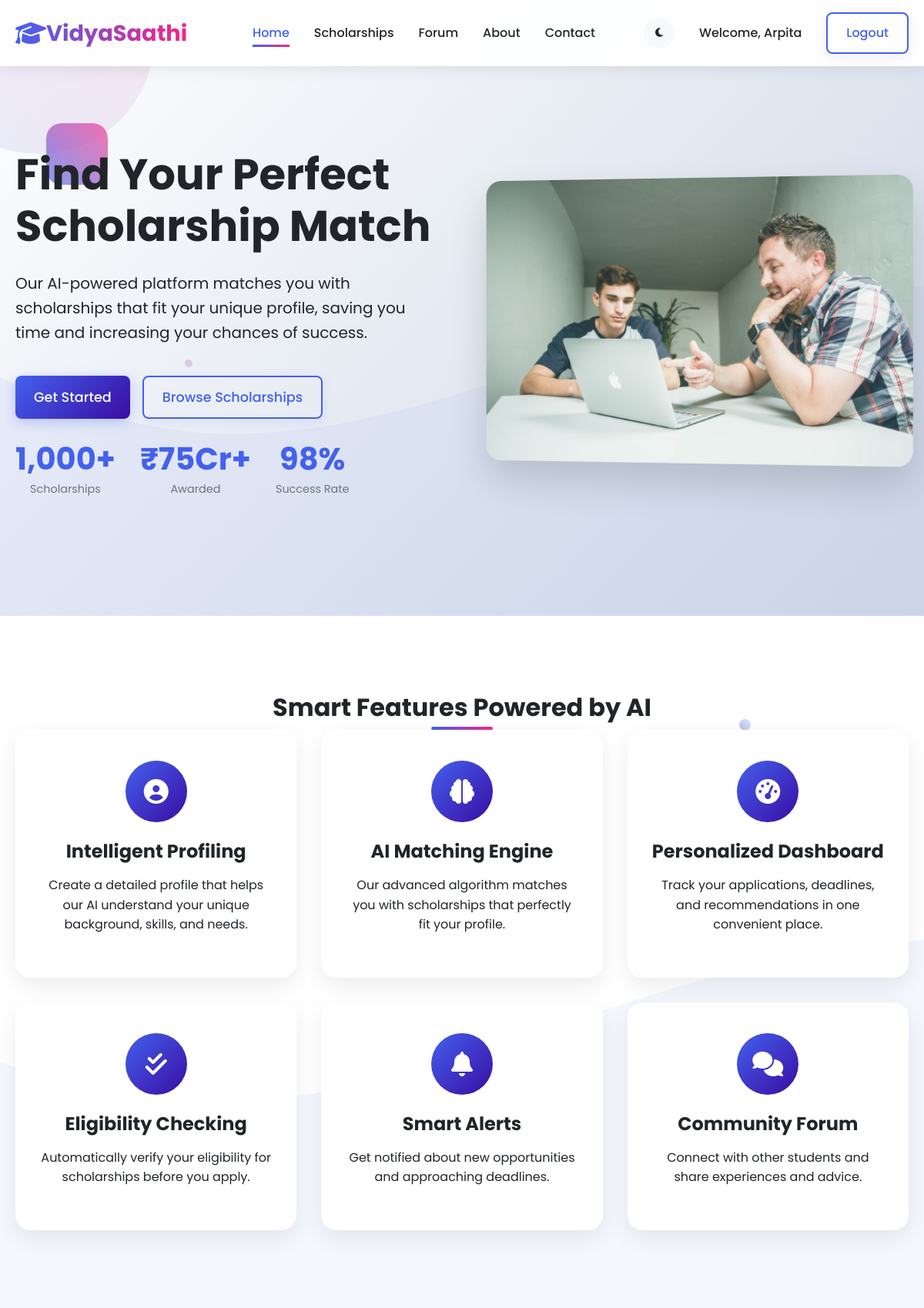
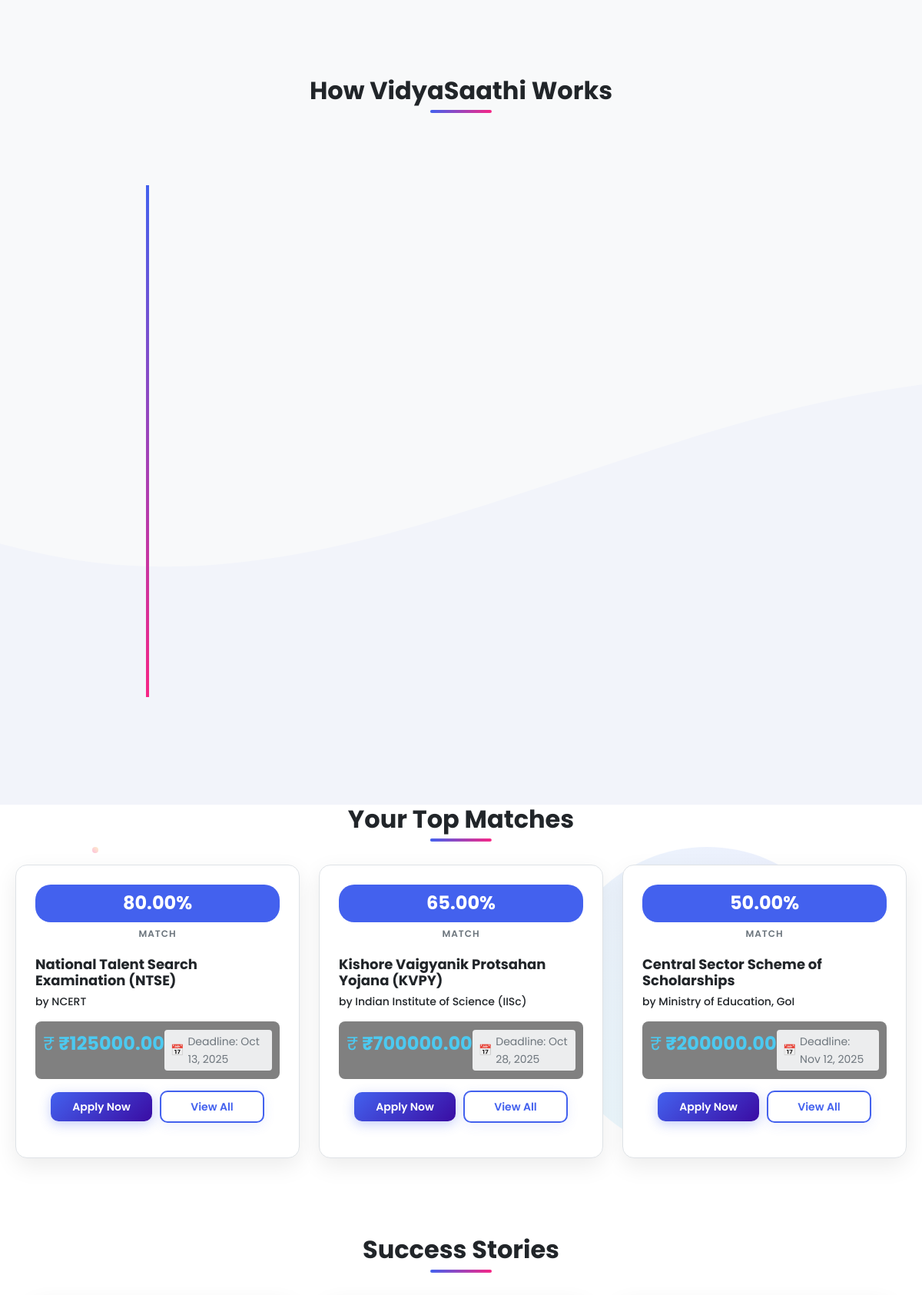
/ (signed in, upper part), run on the app's committed database (2 pictures, top to bottom).
### scholarship_app/models.py (models this page shows, shortened)
class ScholarshipRecommendation(models.Model):
    student = models.ForeignKey(StudentProfile, on_delete=models.CASCADE)
    scholarship = models.ForeignKey(Scholarship, on_delete=models.CASCADE)
    match_score = models.DecimalField(max_digits=5, decimal_places=2)
    reason = models.TextField()
    created_at = models.DateTimeField(auto_now_add=True)
    class Meta:
        unique_together = ('student', 'scholarship')

class Scholarship(models.Model):
    SCHOLARSHIP_TYPES = [
        ('merit', 'Merit-Based'),
        ('need', 'Need-Based'),
        ('athletic', 'Athletic'),
        ('creative', 'Creative Arts'),
        ('minority', 'Minority'),
        ('international', 'International'),
        ('disability', 'Disability'),
        ('field_specific', 'Field Specific'),
    ]
    EDUCATION_LEVELS = [
        ('high_school', 'High School'),
        ('undergraduate', 'Undergraduate'),
        ('graduate', 'Graduate'),
        ('phd', 'PhD'),
        ('any', 'Any'),
    ]
    title = models.CharField(max_length=200)
    provider = models.CharField(max_length=200)
    amount = models.DecimalField(max_digits=10, decimal_places=2)
    deadline = models.DateField()
    description = models.TextField()
    eligibility = models.TextField()
    application_process = models.TextField()
    website = models.URLField()
    scholarship_type = models.CharField(max_length=20, choices=SCHOLARSHIP_TYPES)
    education_level = models.CharField(max_length=20, choices=EDUCATION_LEVELS)
    min_cgpa = models.DecimalField(max_digits=4, decimal_places=2, null=True, blank=True)  # Changed max_digits to 4
    max_age = models.IntegerField(null=True, blank=True)
    min_age = models.IntegerField(null=True, blank=True)
    citizenship_requirements = models.TextField(blank=True)  # JSON stored as text
    field_of_study_requirements = models.TextField(blank=True)  # JSON stored as text
    minority_preferences = models.TextField(blank=True)  # JSON stored as text
    disability_preferences = models.TextField(blank=True)  # JSON stored as text
    income_max = models.DecimalField(max_digits=12, decimal_places=2, null=True, blank=True)
    income_min = models.DecimalField(max_digits=12, decimal_places=2, null=True, blank=True)
    created_at = models.DateTimeField(auto_now_add=True)
    updated_at = models.DateTimeField(auto_now=True)

### scholarship_app/views.py (the view)
# urls.py: path('', views.home, name='home'),
def home(request):
    if 'user_id' in request.session:
        try:
            user = Signup.objects.get(id=request.session['user_id'])
            profile = StudentProfile.objects.get(user=user)
            recommendations = get_recommendations_for_user(user, 3)
        except (StudentProfile.DoesNotExist, Signup.DoesNotExist):
            recommendations = []
    else:
        recommendations = []
    context = {
        'recommendations': recommendations,
    }
    return render(request, 'home.html', context)

### scholarship_app/recommendation_engine/utils.py (called while the page is built)
def get_recommendations_for_user(user, limit=None):
    try:
        profile = StudentProfile.objects.get(user=user)
        recommendations = ScholarshipRecommendation.objects.filter(
            student=profile
        ).select_related('scholarship').order_by('-match_score')
        if limit:
            recommendations = recommendations[:limit]
        return recommendations
    except StudentProfile.DoesNotExist:
        return []

### templates/home.html (shortened to what this page needs)
{% extends 'base.html' %}
{% load static %}
{% block content %}
<section class="hero">
    <div class="floating-element floating-element-1"></div>
    <div class="hero-container">
        <div class="hero-content">
            <h1 class="hero-title">Find Your Perfect <span class="text-gradient">Scholarship</span> Match</h1>
            <p class="hero-description">Our AI-powered platform matches you with scholarships that fit your unique profile, saving you time and increasing your chances of success.</p>
            <div class="hero-buttons">
                {% if user.is_authenticated %}
                    <a href="{% url 'scholarships' %}" class="btn btn-primary btn-large">Browse Scholarships</a>
                    <a href="{% url 'recommendations' %}" class="btn btn-outline btn-large">View My Matches</a>
                {% else %}
                    <a href="{% url 'register' %}" class="btn btn-primary btn-large">Get Started</a>
                    <a href="{% url 'scholarships' %}" class="btn btn-outline btn-large">Browse Scholarships</a>
                {% endif %}
            </div>
            <div class="hero-stats">
                <div class="stat-item">
                    <span class="stat-number">1,000+</span>
                    <span class="stat-label">Scholarships</span>
                </div>
                <div class="stat-item">
                    <span class="stat-number">₹75Cr+</span>
                    <span class="stat-label">Awarded</span>
                </div>
                <div class="stat-item">
                    <span class="stat-number">98%</span>
                    <span class="stat-label">Success Rate</span>
                </div>
            </div>
        </div>
        <div class="hero-image">
            <img src="{% static 'images/hero-student.png' %}" alt="Student receiving scholarship">
        </div>
    </div>
</section>
<section class="features">
    <div class="container">
        <h2 class="section-title">Smart Features <span class="text-gradient">Powered by AI</span></h2>
        <div class="features-grid">
            <div class="feature-card">
                <div class="feature-icon">
                    <i class="fas fa-user-circle"></i>
                </div>
                <h3>Intelligent Profiling</h3>
                <p>Create a detailed profile that helps our AI understand your unique background, skills, and needs.</p>
            </div>
            <div class="feature-card">
                <div class="feature-icon">
                    <i class="fas fa-brain"></i>
                </div>
                <h3>AI Matching Engine</h3>
                <p>Our advanced algorithm matches you with scholarships that perfectly fit your profile.</p>
            </div>
            <div class="feature-card">
                <div class="feature-icon">
                    <i class="fas fa-tachometer-alt"></i>
                </div>
                <h3>Personalized Dashboard</h3>
                <p>Track your applications, deadlines, and recommendations in one convenient place.</p>
            </div>
            <div class="feature-card">
                <div class="feature-icon">
                    <i class="fas fa-check-double"></i>
                </div>
                <h3>Eligibility Checking</h3>
                <p>Automatically verify your eligibility for scholarships before you apply.</p>
            </div>
            <div class="feature-card">
                <div class="feature-icon">
                    <i class="fas fa-bell"></i>
                </div>
                <h3>Smart Alerts</h3>
                <p>Get notified about new opportunities and approaching deadlines.</p>
            </div>
            <div class="feature-card">
                <div class="feature-icon">
                    <i class="fas fa-comments"></i>
                </div>
                <h3>Community Forum</h3>
                <p>Connect with other students and share experiences and advice.</p>
            </div>
        </div>
    </div>
</section>
<section class="how-it-works">
    <div class="container">
        <h2 class="section-title">How <span class="text-gradient">VidyaSaathi</span> Works</h2>
        <div class="steps-container">
            <div class="steps">
            </div>
        </div>
    </div>
</section>
{% if recommendations %}
<section class="recommendations-preview">
    <div class="container">
        <h2 class="section-title">Your <span class="text-gradient">Top Matches</span></h2>
        <div class="recommendations-grid">
            {% for recommendation in recommendations %}
            <div class="recommendation-card">
                <div class="recommendation-match">
                    <div class="match-score">{{ recommendation.match_score }}%</div>
                    <div class="match-label">Match</div>
                </div>
                <div class="recommendation-content">
                    <h3>{{ recommendation.scholarship.title }}</h3>
                    <p class="scholarship-provider">by {{ recommendation.scholarship.provider }}</p>
                    <div class="scholarship-details">
                        <span class="amount">₹{{ recommendation.scholarship.amount }}</span>
                        <span class="deadline">Deadline: {{ recommendation.scholarship.deadline|date:"M d, Y" }}</span>
                    </div>
                    <div class="recommendation-actions">
                        <a href="#" class="btn btn-primary">Apply Now</a>
                        <a href="{% url 'recommendations' %}" class="btn btn-outline">View All</a>
                    </div>
                </div>
            </div>
            {% endfor %}
        </div>
    </div>
</section>
{% endif %}
<section class="testimonials">
    <div class="container">
        <h2 class="section-title">Success <span class="text-gradient">Stories</span></h2>
        <div class="testimonial-slider">
        </div>
    </div>
</section>
{% endblock %}

### templates/base.html (style rules this page uses)
:root { --primary: #4361ee; --secondary: #3a0ca3; --accent: #f72585; --success: #4cc9f0; --warning: #f9c74f; --danger: #f94144; --gray: #6c757d; --light-gray: #e9ecef; --bg-primary: #ffffff; --bg-secondary: #f8f9fa; --bg-tertiary: #e9ecef; --text-primary: #212529; --text-secondary: #6c757d; --text-muted: #adb5bd; --border-color: #dee2e6; --card-bg: #ffffff; --card-shadow: 0 10px 30px rgba(0, 0, 0, 0.08); --navbar-bg: rgba(255, 255, 255, 0.95); --navbar-text: #212529; --navbar-shadow: 0 2px 20px rgba(0, 0, 0, 0.1); --footer-bg: linear-gradient(to bottom, #1a1f36, #0d111f); --footer-text: #ffffff; --recommendation-bg: #ffffff; --recommendation-text: #212529; --match-score-bg: #4361ee; --match-score-text: #ffffff; }
* { margin: 0; padding: 0; box-sizing: border-box; transition: background-color 0.3s ease, color 0.3s ease, border-color 0.3s ease; }
body { font-family: 'Poppins', sans-serif; line-height: 1.6; color: var(--text-primary); background-color: var(--bg-primary); overflow-x: hidden; }
.feature-card, .completion-card, .recommendation-card, .scholarship-card, .forum-topic, .team-member, .stat, .contact-form, .auth-content, .profile-container, .step-content, .testimonial { background: var(--card-bg); box-shadow: var(--card-shadow); color: var(--text-primary); }
.description, .scholarship-provider, .stat-label, .role, .contact-item p, .auth-content > p { color: var(--text-secondary); }
.recommendation-card { background: var(--recommendation-bg); color: var(--recommendation-text); }
.recommendation-content h3, .recommendation-content p, .scholarship-description, .recommendation-reasons h4, .recommendation-reasons p { color: var(--recommendation-text); }
.match-score { background: var(--match-score-bg); color: var(--match-score-text); padding: 5px 10px; border-radius: 20px; font-weight: bold; }
.recommendation-actions { display: flex; gap: 10px; flex-wrap: wrap; align-items: center; }
.recommendation-actions .btn { flex: 1; min-width: 120px; text-align: center; white-space: nowrap; }
.hero-title, .hero-description { color: var(--text-primary); }
.stat-number { color: var(--primary); }
.stat-label { color: var(--text-secondary); }
.amount { color: var(--success); font-weight: bold; }
.deadline { color: var(--text-secondary); background: var(--bg-secondary); padding: 4px 8px; border-radius: 4px; font-size: 14px; }

### data on the page
ScholarshipRecommendation: match_score "80.00", scholarship "National Talent Search Examination (NTSE)", scholarship.provider "NCERT", scholarship.amount "125000.00", scholarship.deadline "Oct 13, 2025"
ScholarshipRecommendation: match_score "65.00", scholarship "Kishore Vaigyanik Protsahan Yojana (KVPY)", scholarship.provider "Indian Institute of Science (IISc)", scholarship.amount "700000.00", scholarship.deadline "Oct 28, 2025"
ScholarshipRecommendation: match_score "50.00", scholarship "Central Sector Scheme of Scholarships", scholarship.provider "Ministry of Education, GoI", scholarship.amount "200000.00", scholarship.deadline "Nov 12, 2025"

### other printed values
{{ request.session.user_name }} "Arpita"
